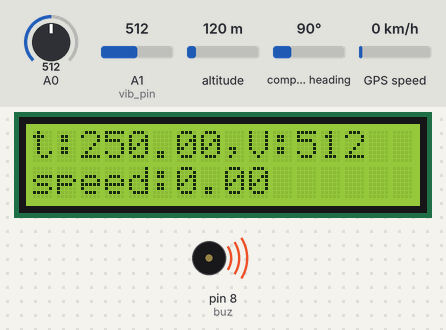
Simulated run of this sketch. Board: Arduino Uno, built with avr-gcc and run on an emulated ATmega328P. Shown: 16×2 character LCD, buzzer (waves = sounding). Inputs (shaded band) come from the test bench; at power-on: A0 = 512, GPS speed 0 km/h, A1 (vib_pin) = 512, altitude 120 m, compass heading 90°. Storage starts empty; the GPS gets a fix after 3 s at 37.7749, -122.4194 with 8 satellites; what the sketch prints to the serial monitor is not drawn.

Above: at 8.1 s.
8.2 s: A0 set to 88
At 14.61 s:
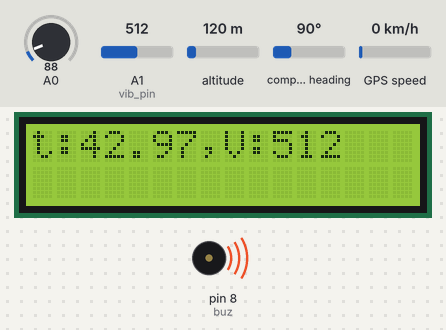
16.1 s: A0 set to 76
At 23.0 s:
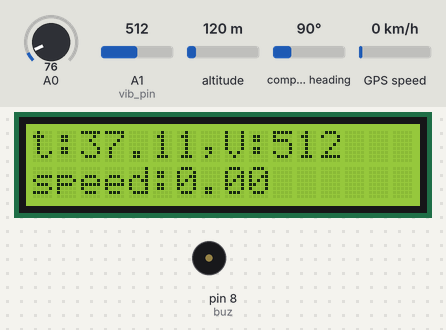
30.1 s: GPS speed set to 2 km/h
At 37.4 s:
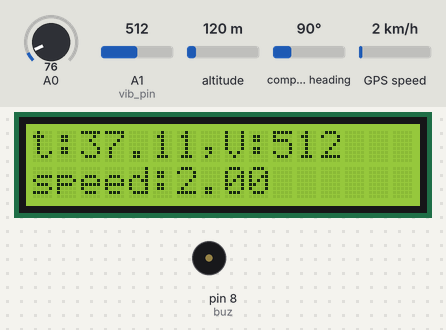
Timing chart, 0 to 38.9 s (numbered marks = the images above; inputs shaded):
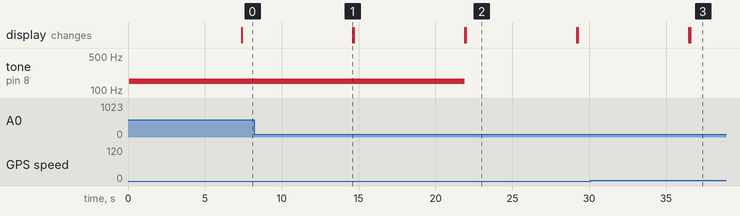

The sketch:

main.ino
```cpp
#include <SPI.h>
#include <SD.h>
#include<LiquidCrystal.h>
#include <TinyGPS++.h>
#include <SoftwareSerial.h>
#include <MPU6050.h>
 int val;
 int buz=8;
static const int RXPin = 11, TXPin = 12;
static const uint32_t GPSBaud = 9600;
LiquidCrystal lcd(7, 6, 5, 9, 3, 2);
File myFile;
int vib_pin=A1;
TinyGPSPlus gps;

// The serial connection to the GPS device
SoftwareSerial ss(RXPin, TXPin);
float sats;      //Variable to store no. of satellites response
String bearing;


void displayInfo()
{Serial.println("hiii");
  Serial.print(F("Location: "));
  myFile.print("Location: ");
  if (gps.location.isValid())
  {
    Serial.print(gps.location.lat(), 6);
    myFile.print(gps.location.lat(), 6);
    Serial.print(F(","));
    myFile.print(",");
    myFile.print(gps.location.lng(), 6);
    Serial.print(gps.location.lng(), 6);
    sats = gps.satellites.value();    //get number of satellites
    Serial.print("sats:");
    myFile.print("sats:");
    myFile.print(sats);
    Serial.print(sats);
    bearing = TinyGPSPlus::cardinal(gps.course.value()); // get the direction
    Serial.print("Direction:");
    Serial.print(bearing);

  }
  else
  {
    Serial.print(F("INVALID"));
  }

  Serial.print(F(" Speed in kmph: "));
  myFile.print("speed in kmph: ");
  if(gps.speed.isValid()){
    lcd.setCursor(0,1);
    lcd.print("speed:");
    lcd.print(gps.speed.kmph());
    Serial.println(gps.speed.kmph());
    myFile.print(gps.speed.kmph());
    Serial.print(F("\n"));
  }else{
    Serial.print(F("INVALID"));
  }
  Serial.print(F("  Date/Time: "));
  myFile.println("Date/Time: ");

  if (gps.date.isValid())
  {
    Serial.print(gps.date.month());
    myFile.print(gps.date.month());
    myFile.print("/");
    Serial.print(F("/"));
    Serial.print(gps.date.day());
        myFile.print(gps.date.day());
    myFile.print("/");
    Serial.print(F("/"));
    Serial.print(gps.date.year());
        myFile.print(gps.date.year());

  }
  else
  {
    Serial.print(F("INVALID"));
  }

  Serial.print(F(" "));
  if (gps.time.isValid())
  {
    if (gps.time.hour() < 10) Serial.print(F("0"));
    Serial.print(gps.time.hour());
    Serial.print(F(":"));
    if (gps.time.minute() < 10) Serial.print(F("0"));
    Serial.print(gps.time.minute());
    Serial.print(F(":"));
    if (gps.time.second() < 10) Serial.print(F("0"));
    Serial.print(gps.time.second());
    Serial.print(F("."));
    if (gps.time.centisecond() < 10) Serial.print(F("0"));
    Serial.print(gps.time.centisecond());
  }
  else
  {
    Serial.print(F("INVALID"));
  }

  Serial.println();
}


void setup() {
// Open serial communications and wait for port to open:
Serial.begin(9600);
lcd.begin(16, 2);
lcd.clear();
pinMode(8,OUTPUT);
  pinMode(vib_pin,INPUT);
  pinMode(A0,INPUT);
    ss.begin(GPSBaud);
   Serial.println(TinyGPSPlus::libraryVersion());
  //Serial.println(temp);
while (!Serial) {
; // wait for serial port to connect. Needed for native USB port only
}
Serial.print("Initializing SD card...");
if (!SD.begin(53)) {
Serial.println("initialization failed!");
while (1);
}
Serial.println("initialization done.");
double k1=longi();
double k2=lati();
// open the file. note that only one file can be open at a time,
// so you have to close this one before opening another.
for(int i=0;i<6;i++){double k1=longi();
double k2=lati();
   float k=analogRead(A0);
  float temp=k*500.0/1024;
  if(temp>40){
    tone(buz,150);

  }else{
    noTone(buz);
  }
  val=analogRead(A1);
  lcd.clear();
  lcd.setCursor(0,0);
  lcd.print("t:");
  lcd.print(temp);
  lcd.print(",V:");
  lcd.print(val);
  Serial.println(temp);


myFile = SD.open("test.txt", FILE_WRITE);
// if the file opened okay, write to it:
if (myFile) {
Serial.print("Writing to test.txt...");
myFile.println("This is a test file :)");
lcd.setCursor(0,0);
 while (ss.available() > 0)
    if (gps.encode(ss.read()))
      displayInfo();

  if (millis() > 5000 && gps.charsProcessed() < 10)
  {
    Serial.println(F("No GPS detected: check wiring."));
    while(true);
  }
myFile.print("temperature is :");
Serial.print("temperature is:");
Serial.println(temp);
myFile.println(temp);
myFile.print("The magnitude of vibrations are: ");
myFile.println(val);


Serial.println("ATD+916302939993;");
delay(1000);
  Serial.println("AT+CMGF=1");    //To send SMS in Text Mode
  delay(1000);
  Serial.println("AT+CMGS=\"+916302939993\"\r"); //Change to destination phone number
  delay(1000);
  Serial.println("the long and lat is:");//the content of the message
  delay(1000);
  Serial.print(k1);
  delay(1000);
  Serial.print(k2);
  delay(1000);
  Serial.println((char)26); //the stopping character Ctrl+Z
  delay(1000);


Serial.print("The magnitude of vibrations are: ");
Serial.println(val);

// close the file:
myFile.close();
Serial.println("done.");
} else {
// if the file didn't open, print an error:
Serial.println("error opening test.txt");
}}
delay(10000);}

  /*Serial.println("Removing test.txt...");
 int l= SD.remove("test.txt");
 Serial.println(l);// remove is a function in SD library to delete a file
  if (SD.exists("test.txt")) { //If the file still exist display message exist
    Serial.println("The test.txt exists.");
  } else { //If the file was successfully deleted display message that the file was already deleted.
    Serial.println("The test.txt doesn't exist.");
  }*/

void loop() {
// nothing happens after setup
}
double lati(){
 if (gps.location.isValid()){
  double k=gps.location.lat();
  return k;
 }else{
  return 0;
 }
}
double longi(){
   if (gps.location.isValid()){
  double k=gps.location.lng();
  return k;
 }else{
  return 0;
 }
}
```

Measured:
- the behaviour switches between 82 and 81 on A0 (found by bisection; images 1 and 2)
- after the input at 8.2 s, the display: changes after 6.4 s (image 1)
- after the input at 16.1 s, tone on pin 8 (buz): 150 Hz → silent after 5.8 s; the display: first changes after 5.8 s (image 2 shows a later state)
- after the input at 30.1 s, the display: first differs from a run without the input after 6.5 s (image 3)
- what the display in image 2 shows lasts 7.2 s, from 22.0 s to 29.2 s
